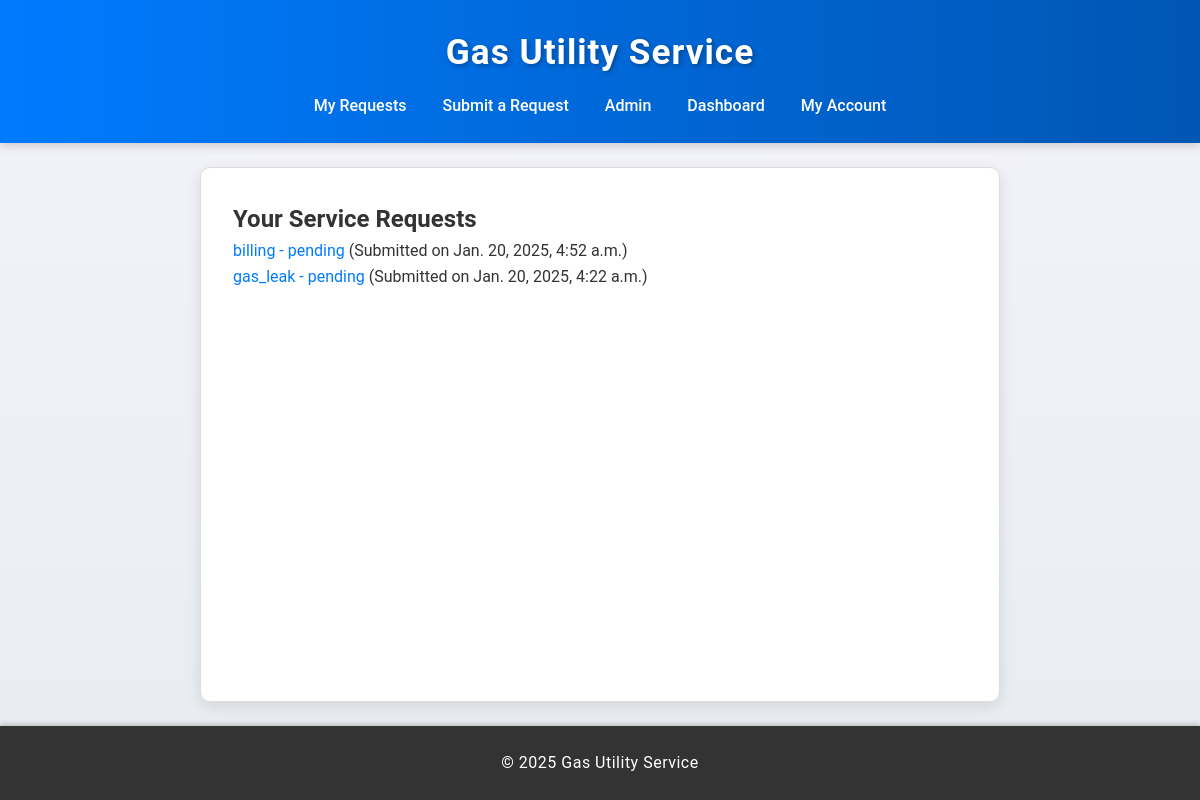
Screenshot of /service-requests/ (signed in) with the database file from the repository.
### service_requests/models.py (models this page shows)
class ServiceRequest(models.Model):
    SERVICE_TYPES = [
        ('gas_leak', 'Gas Leak'),
        ('billing', 'Billing Issue'),
        ('account', 'Account Update'),
    ]
    STATUS_CHOICES = [
        ('pending', 'Pending'),
        ('in_progress', 'In Progress'),
        ('resolved', 'Resolved'),
    ]
    customer = models.ForeignKey(Customer, on_delete=models.CASCADE)
    service_type = models.CharField(max_length=20, choices=SERVICE_TYPES)
    description = models.TextField()
    status = models.CharField(max_length=20, choices=STATUS_CHOICES, default='pending')
    created_at = models.DateTimeField(auto_now_add=True)
    updated_at = models.DateTimeField(auto_now=True)
    resolved_at = models.DateTimeField(null=True, blank=True)
    attachments = models.FileField(upload_to='attachments/', blank=True, null=True)
    response = models.TextField(null=True, blank=True)  # Add the response field here

### service_requests/views.py (the view)
# urls.py: path('service-requests/', views.ServiceRequestListView.as_view(), name='list_service_requests'),
class ServiceRequestListView(LoginRequiredMixin, ListView):
    model = ServiceRequest
    template_name = 'service_requests/list_service_requests.html'
    context_object_name = 'service_requests'
    def get_queryset(self):
        try:
            return ServiceRequest.objects.filter(customer=self.request.user.customer).order_by('-created_at')
        except AttributeError:
            return ServiceRequest.objects.none()

### service_requests/templates/service_requests/list_service_requests.html
{% extends "base.html" %}
{% block content %}
    <h2>Your Service Requests</h2>
    <ul>
        {% for request in service_requests %}
            <li>
                <a href="{% url 'service_request_detail' request.pk %}">
                    {{ request.service_type }} - {{ request.status }}
                </a>
                (Submitted on {{ request.created_at }})
            </li>
        {% empty %}
            <li>No service requests found.</li>
        {% endfor %}
    </ul>
{% endblock %}

### static/style.css (style rules this page uses)
* { margin: 0; padding: 0; box-sizing: border-box; }
body { font-family: 'Roboto', Arial, sans-serif; line-height: 1.6; background: linear-gradient(to bottom, #f4f4f9, #e8ecf1); color: #333; display: flex; flex-direction: column; min-height: 100vh; overflow-x: hidden; }
ul { list-style-type: none; padding: 0; }
a { color: #007bff; text-decoration: none; transition: color 0.3s ease; }

### rows the page displays
ServiceRequest: service_type "billing", status "pending", created_at "Jan. 20, 2025, 4:52 a.m."
ServiceRequest: service_type "gas_leak", status "pending", created_at "Jan. 20, 2025, 4:22 a.m."
